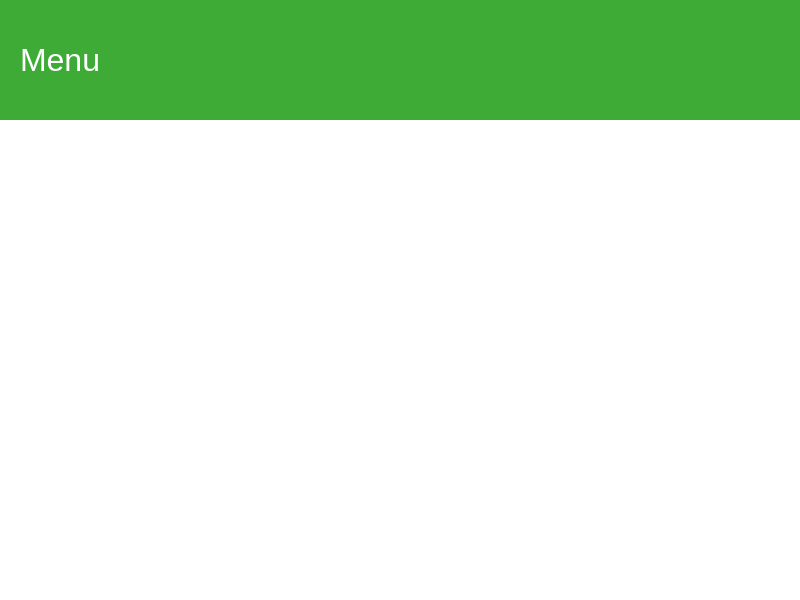
<?xml version="1.0" encoding="UTF-8"?>
<ui version="4.0">
 <class>MainWindow</class>
 <widget class="QMainWindow" name="MainWindow">
  <property name="geometry">
   <rect>
    <x>0</x>
    <y>0</y>
    <width>800</width>
    <height>600</height>
   </rect>
  </property>
  <property name="sizePolicy">
   <sizepolicy hsizetype="Preferred" vsizetype="Preferred">
    <horstretch>0</horstretch>
    <verstretch>0</verstretch>
   </sizepolicy>
  </property>
  <property name="minimumSize">
   <size>
    <width>0</width>
    <height>0</height>
   </size>
  </property>
  <property name="maximumSize">
   <size>
    <width>16777215</width>
    <height>16777215</height>
   </size>
  </property>
  <property name="windowTitle">
   <string>MainWindow</string>
  </property>
  <widget class="QWidget" name="centralWidget">
   <property name="styleSheet">
    <string notr="true">background-color:#FFF</string>
   </property>
   <layout class="QVBoxLayout" name="verticalLayout">
    <property name="spacing">
     <number>0</number>
    </property>
    <property name="leftMargin">
     <number>0</number>
    </property>
    <property name="topMargin">
     <number>0</number>
    </property>
    <property name="rightMargin">
     <number>0</number>
    </property>
    <property name="bottomMargin">
     <number>0</number>
    </property>
    <item>
     <widget class="QWidget" name="header" native="true">
      <property name="enabled">
       <bool>true</bool>
      </property>
      <property name="sizePolicy">
       <sizepolicy hsizetype="Preferred" vsizetype="Preferred">
        <horstretch>0</horstretch>
        <verstretch>1</verstretch>
       </sizepolicy>
      </property>
      <property name="autoFillBackground">
       <bool>false</bool>
      </property>
      <property name="styleSheet">
       <string notr="true">background-color:#3EAB36;</string>
      </property>
      <layout class="QHBoxLayout" name="horizontalLayout_2">
       <property name="spacing">
        <number>0</number>
       </property>
       <property name="leftMargin">
        <number>20</number>
       </property>
       <property name="topMargin">
        <number>0</number>
       </property>
       <property name="rightMargin">
        <number>20</number>
       </property>
       <property name="bottomMargin">
        <number>0</number>
       </property>
       <item>
        <widget class="QLabel" name="menuLabel">
         <property name="styleSheet">
          <string notr="true">font-size:24pt;color:#FFF;</string>
         </property>
         <property name="text">
          <string>Menu</string>
         </property>
        </widget>
       </item>
       <item>
        <spacer name="horizontalSpacer">
         <property name="orientation">
          <enum>Qt::Horizontal</enum>
         </property>
         <property name="sizeHint" stdset="0">
          <size>
           <width>40</width>
           <height>20</height>
          </size>
         </property>
        </spacer>
       </item>
       <item>
        <widget class="QLabel" name="calendarIcon">
         <property name="minimumSize">
          <size>
           <width>56</width>
           <height>56</height>
          </size>
         </property>
         <property name="maximumSize">
          <size>
           <width>56</width>
           <height>56</height>
          </size>
         </property>
         <property name="toolTipDuration">
          <number>1</number>
         </property>
         <property name="styleSheet">
          <string notr="true"/>
         </property>
         <property name="frameShape">
          <enum>QFrame::NoFrame</enum>
         </property>
         <property name="text">
          <string/>
         </property>
         <property name="pixmap">
          <pixmap resource="hack.qrc">:/images/images/calendar-icon.png</pixmap>
         </property>
         <property name="scaledContents">
          <bool>true</bool>
         </property>
        </widget>
       </item>
      </layout>
     </widget>
    </item>
    <item>
     <widget class="QWidget" name="content" native="true">
      <property name="enabled">
       <bool>true</bool>
      </property>
      <property name="sizePolicy">
       <sizepolicy hsizetype="Preferred" vsizetype="Preferred">
        <horstretch>0</horstretch>
        <verstretch>3</verstretch>
       </sizepolicy>
      </property>
      <layout class="QHBoxLayout" name="horizontalLayout">
       <property name="spacing">
        <number>0</number>
       </property>
       <property name="leftMargin">
        <number>20</number>
       </property>
       <property name="topMargin">
        <number>20</number>
       </property>
       <property name="rightMargin">
        <number>20</number>
       </property>
       <property name="bottomMargin">
        <number>20</number>
       </property>
       <item>
        <widget class="QWidget" name="home" native="true"/>
       </item>
      </layout>
     </widget>
    </item>
    <item>
     <widget class="QWidget" name="footer" native="true">
      <property name="sizePolicy">
       <sizepolicy hsizetype="Preferred" vsizetype="Preferred">
        <horstretch>0</horstretch>
        <verstretch>1</verstretch>
       </sizepolicy>
      </property>
     </widget>
    </item>
   </layout>
  </widget>
 </widget>
 <layoutdefault spacing="6" margin="11"/>
 <resources/>
 <connections/>
</ui>
